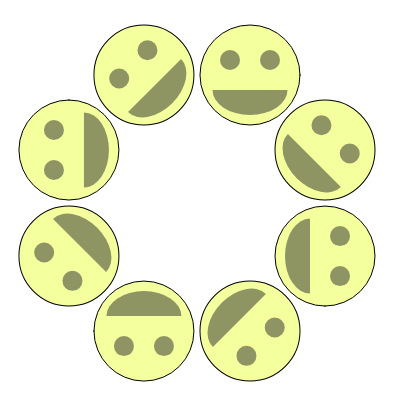
Frame 1 (no input)
Frame 60 (no input): identical to frame 1, image omitted
Frame 120 (the mouse pressed at the canvas centre since frame 60): identical to frame 1, image omitted

The p5.js sketch that drew this single still picture (run headless with seeded random() and noise() and a simulated clock; from frame 60 on, the mouse is pressed at the canvas centre):

// p5.js sketch
// ── sketch.js
function setup(){
    // create a canvas that is
    // (width:400px, height:400px)
    createCanvas(400,400);
}

function draw() {
    // set the background to 'white'
    background(255);

    // no rotate
    // translate to (x:200, y:75)
    // smiley centered at (x:75, y:75)
    translate( 250, 75 );
    // ** draw the smily face **
    stroke( 0 );
    fill('rgba(234, 255, 61, 0.5)');
    ellipse( 0, 0, 100 );
    noStroke();
    fill( 40, 127 );
    arc( 0, 15, 75, 50, 0, PI );
    ellipse( -20, -15, 20 );
    ellipse( 20, -15, 20 );

    // rotate 45°
    // translate to (x:75, y:75)
    // smiley centered at (x:150, y:150)
    translate( 75, 75 );
    rotate( radians(45) );
    // ** draw the smily face **
    stroke( 0 );
    fill('rgba(234, 255, 61, 0.5)');
    ellipse( 0, 0, 100 );
    noStroke();
    fill( 40, 127 );
    arc( 0, 15, 75, 50, 0, PI );
    ellipse( -20, -15, 20 );
    ellipse( 20, -15, 20 );

    // rotate 45°
    // translate to (x:75, y:75)
    // smiley centered at (x:225, y:225)
    translate( 75, 75 );
    rotate( radians(45) );
    // ** draw the smily face **
    stroke( 0 );
    fill('rgba(234, 255, 61, 0.5)');
    ellipse( 0, 0, 100 );
    noStroke();
    fill( 40, 127 );
    arc( 0, 15, 75, 50, 0, PI );
    ellipse( -20, -15, 20 );
    ellipse( 20, -15, 20 );

    // rotate 45°
    // translate to (x:75, y:75)
    // smiley centered at (x:300, y:300)
    translate( 75, 75 );
    rotate( radians(45) );
    // ** draw the smily face **
    stroke( 0 );
    fill('rgba(234, 255, 61, 0.5)');
    ellipse( 0, 0, 100 );
    noStroke();
    fill( 40, 127 );
    arc( 0, 15, 75, 50, 0, PI );
    ellipse( -20, -15, 20 );
    ellipse( 20, -15, 20 );

    // rotate 45°
    // translate to (x:75, y:75)
    // smiley centered at (x:300, y:300)
    translate( 75, 75 );
    rotate( radians(45) );
    // ** draw the smily face **
    stroke( 0 );
    fill('rgba(234, 255, 61, 0.5)');
    ellipse( 0, 0, 100 );
    noStroke();
    fill( 40, 127 );
    arc( 0, 15, 75, 50, 0, PI );
    ellipse( -20, -15, 20 );
    ellipse( 20, -15, 20 );

    // rotate 45°
    // translate to (x:75, y:75)
    // smiley centered at (x:300, y:300)
    translate( 75, 75 );
    rotate( radians(45) );
    // ** draw the smily face **
    stroke( 0 );
    fill('rgba(234, 255, 61, 0.5)');
    ellipse( 0, 0, 100 );
    noStroke();
    fill( 40, 127 );
    arc( 0, 15, 75, 50, 0, PI );
    ellipse( -20, -15, 20 );
    ellipse( 20, -15, 20 );

    // rotate 45°
    // translate to (x:75, y:75)
    // smiley centered at (x:300, y:300)
    translate( 75, 75 );
    rotate( radians(45) );
    // ** draw the smily face **
    stroke( 0 );
    fill('rgba(234, 255, 61, 0.5)');
    ellipse( 0, 0, 100 );
    noStroke();
    fill( 40, 127 );
    arc( 0, 15, 75, 50, 0, PI );
    ellipse( -20, -15, 20 );
    ellipse( 20, -15, 20 );

    // rotate 45°
    // translate to (x:75, y:75)
    // smiley centered at (x:300, y:300)
    translate( 75, 75 );
    rotate( radians(45) );
    // ** draw the smily face **
    stroke( 0 );
    fill('rgba(234, 255, 61, 0.5)');
    ellipse( 0, 0, 100 );
    noStroke();
    fill( 40, 127 );
    arc( 0, 15, 75, 50, 0, PI );
    ellipse( -20, -15, 20 );
    ellipse( 20, -15, 20 );

}
